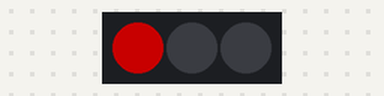
The sketch below on a simulated Arduino Mega 2560, built with avr-gcc and run on an emulated ATmega2560. Parts: 3 RGB LEDs in strip order, left to right. Dim RGB values are drawn brighter than linear.

Above: at 2.5 s.
At 3.5 s:
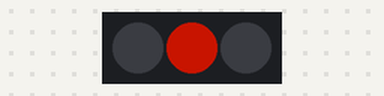
At 7.5 s:
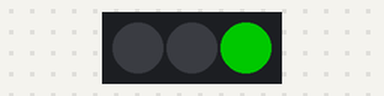
Timing chart, 0 to 8.9 s (numbered marks = the images above):
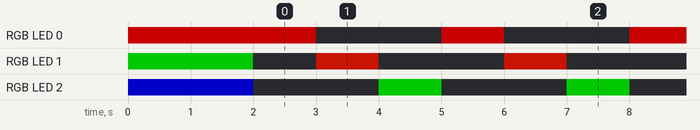

Measured:
- by itself, RGB LED 0: repeats every 3.0 s: off 2.0 s, RGB(100, 0, 0) 1.0 s
- by itself, RGB LED 2: repeats every 3.0 s: off 2.0 s, RGB(0, 100, 0) 1.0 s
- by itself, RGB LED 1: off → RGB(0, 100, 0) at 0.00 s, → off 2.0 s later, → RGB(100, 10, 0) 1.0 s later, → off 1.0 s later, … (87 changes in this stretch)

The sketch:

ideaSTEAM_percobaan2.ino
```cpp
#include <Adafruit_NeoPixel.h>

#define PIN 23
#define jumlah_LED 3
Adafruit_NeoPixel pixels(jumlah_LED, PIN, NEO_GRB + NEO_KHZ800);

void setup() {
  pixels.begin();
  pixels.clear();

  pixels.setPixelColor(0, pixels.Color(100, 0, 0));
  pixels.setPixelColor(1, pixels.Color(0, 100, 0));
  pixels.setPixelColor(2, pixels.Color(0, 0, 100));

  pixels.show();
  delay(2000);
}

void loop() {
  pixels.setPixelColor(0, pixels.Color(100, 0, 0));
  pixels.setPixelColor(1, pixels.Color(0, 0, 0));
  pixels.setPixelColor(2, pixels.Color(0, 0, 0));
  pixels.show();
  delay(1000);

  pixels.setPixelColor(0, pixels.Color(0, 0, 0));
  pixels.setPixelColor(1, pixels.Color(100, 10, 0));
  pixels.setPixelColor(2, pixels.Color(0, 0, 0));
  pixels.show();
  delay(1000);

  pixels.setPixelColor(0, pixels.Color(0, 0, 0));
  pixels.setPixelColor(1, pixels.Color(0, 0, 0));
  pixels.setPixelColor(2, pixels.Color(0, 100, 0));
  pixels.show();
  delay(1000);

}
```
